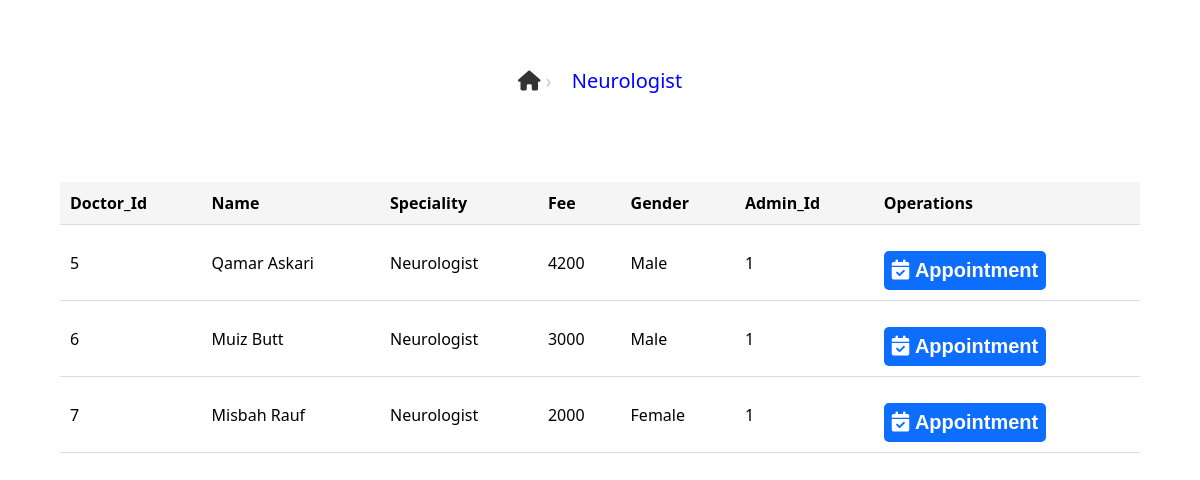
/Project/Specialists.php?specialist=neurologist, run on the app's committed database.
### tables this page shows
CREATE TABLE `doctor` (
  `Doctor_Id` int(10) UNSIGNED NOT NULL,
  `DName` varchar(30) DEFAULT NULL,
  `Speciality` varchar(30) NOT NULL,
  `Fee` double DEFAULT NULL,
  `DGender` varchar(6) DEFAULT NULL,
  `Admin_Id` int(10) UNSIGNED DEFAULT NULL
);

### Project/Specialists.php (the view, shortened to what this page needs)
<?php
if (isset($_GET['specialist'])) {
    $s = $_GET['specialist'];
}
?>
<!DOCTYPE html>
<html lang="en">
<head>
    <link rel="stylesheet" href="https://cdnjs.cloudflare.com/ajax/libs/font-awesome/6.4.2/css/all.min.css" />
    <link rel="stylesheet" href="./Assets/css/doctors.css">
</head>
<body>
    <ul class="breadcrumb">
        <li class="breadcrumb_item">
            <a href="./index.php" class="breadcrumb_link">
                <i class="fa-solid fa-house"></i>
            </a>
        </li>
        <li class="breadcrumb_item">
            <a href="#" class="breadcrumb_link breadcrumb_link_active"><?php echo "$s" ?></a>
        </li>
    </ul>
    <br>
    <div class="container">
        <table class="table">
            <thead>
                <tr>
                    <th>Doctor_Id</th>
                    <th>Name</th>
                    <th>Speciality</th>
                    <th>Fee</th>
                    <th>Gender</th>
                    <th>Admin_Id</th>
                    <th>Operations</th>
                </tr>
            </thead>
            <tbody>
                <?php
                include './connection.php';
                if (isset($_GET['specialist'])) {
                    $specialist = $_GET['specialist'];
                    $sql = "SELECT * FROM doctor WHERE Speciality LIKE '$specialist%'";
                    $result = $connection->query($sql);
                    if (mysqli_num_rows($result) > 0) {
                        while ($row = mysqli_fetch_assoc($result)) {
                            echo "<tr>";
                            echo "<td>" . $row['Doctor_Id'] . "</td>";
                            echo "<td>" . $row['DName'] . "</td>";
                            echo "<td>" . $row['Speciality'] . "</td>";
                            echo "<td>" . $row['Fee'] . "</td>";
                            echo "<td>" . $row['DGender'] . "</td>";
                            echo "<td>" . $row['Admin_Id'] . "</td>";
                            echo "<td><button class='btn'><a href='./signup.php?d_id=" . $row['Doctor_Id'] . "&specialist=" . $specialist . "'><i class='fa-solid fa-calendar-check'></i>&nbsp;Appointment</a></button></td>";
                            echo "</tr>";
                        }
                    } else {
                        echo "No data found";
                    }
                }
                ?>
            </tbody>
        </table>
    </div>
</body>
</html>

### Project/Assets/css/doctors.css (style rules this page uses)
* { margin: 0; padding: 0; box-sizing: border-box; }
:root { --main-color: #ffffff; --sub-color: #1212f0; --white: #68694d; --border: 0.1rem solid rgba(105, 94, 74, 0.3); }
body { background-color: rgb(245, 243, 243); font-family: "Segoe UI", Tahoma, Geneva, Verdana, sans-serif; }
.btn { cursor: pointer; padding: 1rem 2rem; border: none; font-size: 1.25rem; font-weight: bolder; color: var(--sub-color); text-align: center; text-transform: capitalize; text-decoration: none; margin-top: 1rem; background-color: rgb(19, 154, 244); color: var(--main-color); border-radius: 0.625rem; transition: all 0.3s ease; align-self: flex-start; }
.breadcrumb { display: flex; justify-content: center; align-items: center; height: 20vh; gap: 20px; list-style: none; padding: 0; margin: 0; font-family: "Segoe UI", Tahoma, Geneva, Verdana, sans-serif; }
.breadcrumb_item:not(:last-of-type)::after { content: "\203a"; margin-left: 0 10px; color: #ccc; font-size: 20px; }
.breadcrumb_link { text-decoration: none; background-color: transparent; color: #333; border: none; font-size: 20px; font-weight: 500; text-transform: capitalize; transition: all 0.3s ease-in-out; }
.breadcrumb_link_active { color: blue; }

### Project/Specialists.php (style rules this page uses)
body { background-color: white; }
.container { max-width: 1080px; display: grid; place-items: center; margin: auto; }
.btn { background-color: #0d6efd; padding: 8px; border: none; border-radius: 5px; transition: all 0.3s ease-in-out; }
.btn a { text-decoration: none; color: white; }
table { border-collapse: collapse; width: 100%; }
th, td { padding: 10px; text-align: left; border-bottom: 1px solid #ddd; }
th { background-color: #f5f5f5; font-weight: bold; }

### data on the page
doctor: Doctor_Id "5", DName "Qamar Askari", Speciality "Neurologist", Fee "4200", DGender "Male", Admin_Id "1"
doctor: Doctor_Id "6", DName "Muiz Butt", Speciality "Neurologist", Fee "3000", DGender "Male", Admin_Id "1"
doctor: Doctor_Id "7", DName "Misbah Rauf", Speciality "Neurologist", Fee "2000", DGender "Female", Admin_Id "1"

### other printed values
$s "Neurologist"
